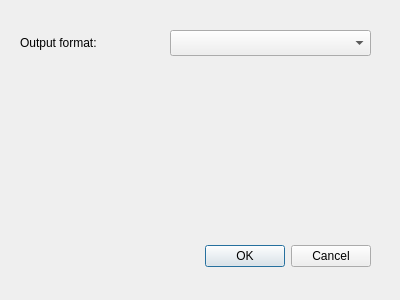
<?xml version="1.0" encoding="UTF-8"?>
<ui version="4.0">
 <class>SettingsDialog</class>
 <widget class="QDialog" name="SettingsDialog">
  <property name="geometry">
   <rect>
    <x>0</x>
    <y>0</y>
    <width>400</width>
    <height>300</height>
   </rect>
  </property>
  <property name="windowTitle">
   <string>Settings</string>
  </property>
  <widget class="QDialogButtonBox" name="buttonBox">
   <property name="geometry">
    <rect>
     <x>30</x>
     <y>240</y>
     <width>341</width>
     <height>32</height>
    </rect>
   </property>
   <property name="orientation">
    <enum>Qt::Horizontal</enum>
   </property>
   <property name="standardButtons">
    <set>QDialogButtonBox::Cancel|QDialogButtonBox::Ok</set>
   </property>
  </widget>
  <widget class="QLabel" name="label">
   <property name="geometry">
    <rect>
     <x>20</x>
     <y>22</y>
     <width>141</width>
     <height>41</height>
    </rect>
   </property>
   <property name="text">
    <string>Output format:</string>
   </property>
  </widget>
  <widget class="QComboBox" name="comboBox_OutputFormat">
   <property name="geometry">
    <rect>
     <x>170</x>
     <y>30</y>
     <width>201</width>
     <height>26</height>
    </rect>
   </property>
  </widget>
 </widget>
 <resources/>
 <connections>
  <connection>
   <sender>buttonBox</sender>
   <signal>accepted()</signal>
   <receiver>SettingsDialog</receiver>
   <slot>accept()</slot>
   <hints>
    <hint type="sourcelabel">
     <x>248</x>
     <y>254</y>
    </hint>
    <hint type="destinationlabel">
     <x>157</x>
     <y>274</y>
    </hint>
   </hints>
  </connection>
  <connection>
   <sender>buttonBox</sender>
   <signal>rejected()</signal>
   <receiver>SettingsDialog</receiver>
   <slot>reject()</slot>
   <hints>
    <hint type="sourcelabel">
     <x>316</x>
     <y>260</y>
    </hint>
    <hint type="destinationlabel">
     <x>286</x>
     <y>274</y>
    </hint>
   </hints>
  </connection>
 </connections>
</ui>
